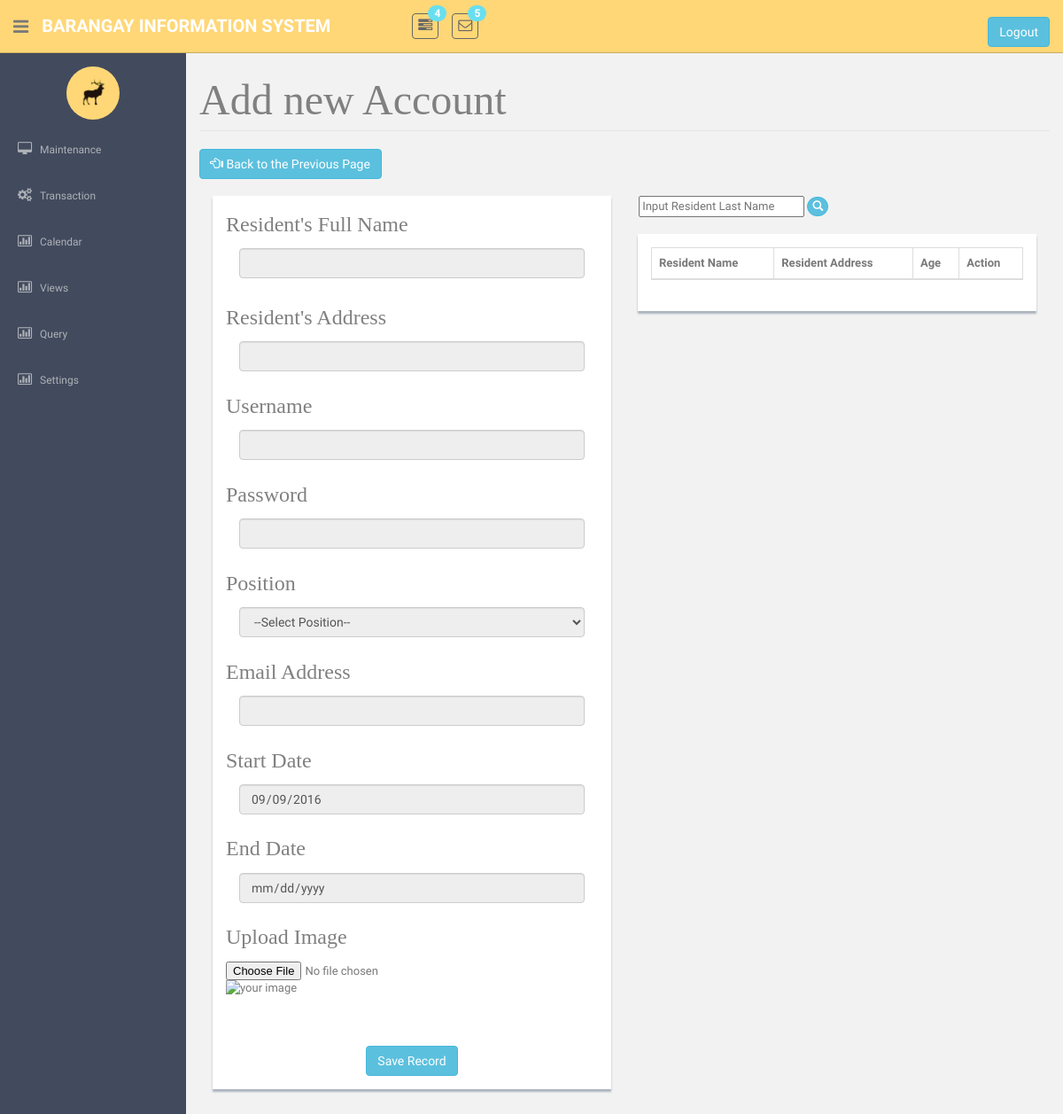
The page /Addaccount.php on the database as committed earlier.
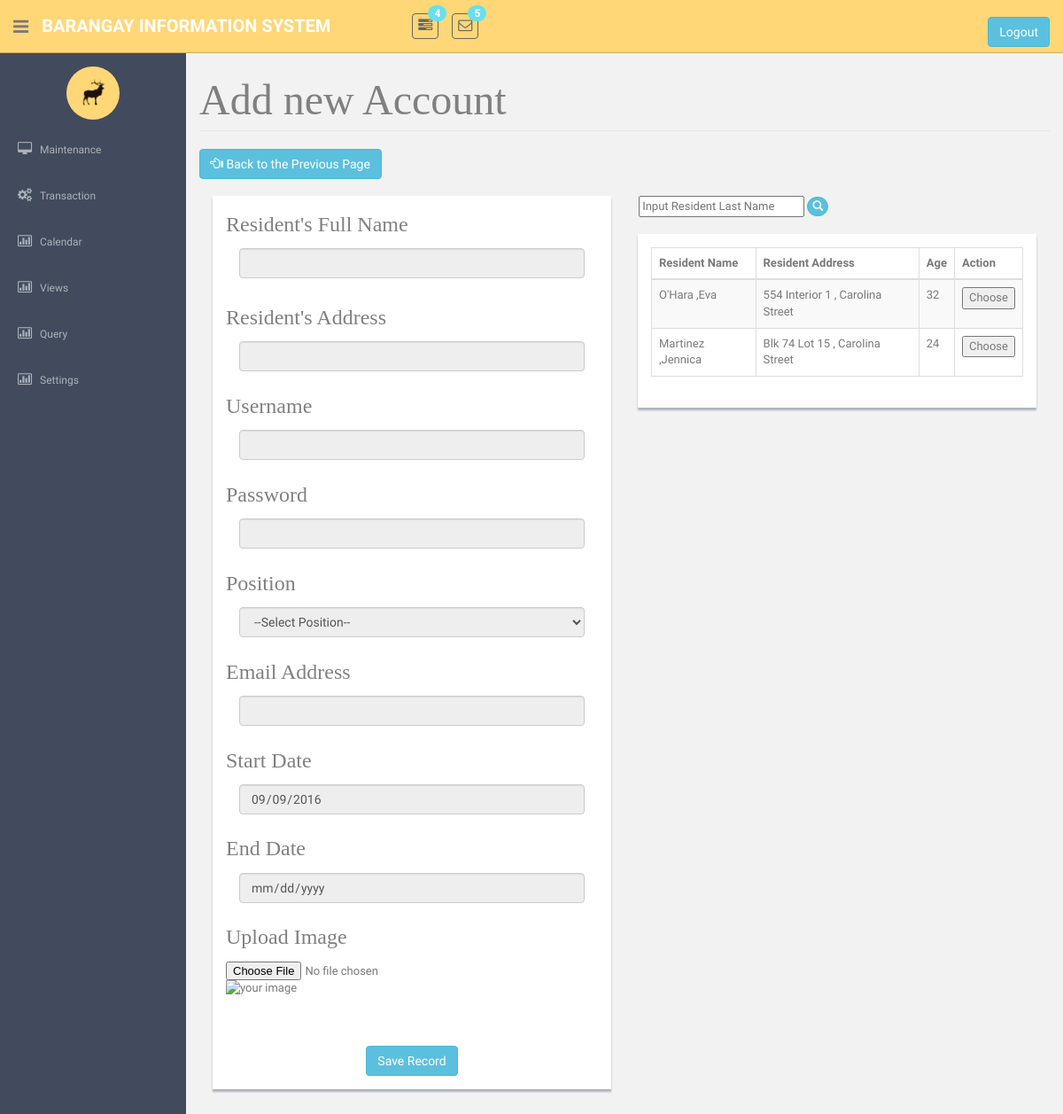
The same page on the database as committed later.
### tables this page shows
CREATE TABLE `tblhousemember` (
  `intMemberNo` int(11) NOT NULL,
  `strFirstName` varchar(100) NOT NULL,
  `strMiddleName` varchar(100) DEFAULT NULL,
  `strLastName` varchar(100) NOT NULL,
  `strNameExtension` varchar(50) DEFAULT NULL,
  `charGender` char(1) NOT NULL,
  `dtBirthdate` date NOT NULL,
  `strContactNo` varchar(11) DEFAULT NULL,
  `strOccupation` varchar(50) DEFAULT NULL,
  `strSSSNo` varchar(9) DEFAULT NULL,
  `strTINNo` varchar(50) DEFAULT NULL,
  `strVotersId` varchar(25) NOT NULL,
  `intForeignHouseholdNo` int(11) NOT NULL,
  `strCivilStatus` varchar(20) NOT NULL,
  `strStatus` varchar(10) NOT NULL,
  `strLifeStatus` varchar(10) NOT NULL,
  `strLiterate` varchar(25) NOT NULL,
  `strEdAttain` varchar(100) NOT NULL,
  `charDisable` char(1) NOT NULL,
  `dtEntered` date NOT NULL,
  `strImage` varchar(100) NOT NULL
);

### Addaccount.php (the view, shortened to what the changed rows need)
<!DOCTYPE html>
<?php require('header.php');?>
  <section id="main-content">
  	<br>
  	<section class="wrapper site-min-height">
  		<button  class="btn btn-info" onclick="window.location.href='AccountMaintenance.php'">  <i class="glyphicon glyphicon-hand-left" aria-hidden="true"></i>&nbsp;Back to the Previous Page</button><br><br>
  						<br>
  						<div class="col-sm-3 col-md-6 col-lg-6" id = 'MemberTable'>
  							<div class = "showback">
  								<table  class="table table-striped table-bordered table-hover" >
  									<thead>
  										<th>Resident Name</th>
  										<th>Resident Address</th>
  										<th>Age</th>
  										<th>Action</th>
  									</thead>
  									<tbody>
  										<?php
  										require('connection.php');
  										$sql = "SELECT intMemberNo,concat(strLastName,' ,',strFirstName) as 'Name', concat(strBuildingNo,' , ',strStreetName) as 'Street',Timestampdiff(YEAR,dtBirthdate,NOW()) as Age FROM `tblhousemember` as a inner join tblhousehold as b on a.intForeignHouseholdNo = b.intHouseholdNo inner join tblstreet as c on b.intForeignStreetId = c.intStreetId WHERE a.intMemberNo NOT IN (SELECT intForeignMemberNo FROM tblaccount) && !(strVotersId = '') && Timestampdiff(YEAR,dtBirthdate,NOW())";
  										$query = mysqli_query($con, $sql);
  										if(mysqli_num_rows($query) > 0){
  										while($row = mysqli_fetch_object($query)){?>
  										<tr>
  											<td><?php echo $row->Name?>				</td>
  											<td><?php echo $row->Street?></td>
  											<td><?php echo $row->Age?></td>
  											<td> <button value = '<?php echo $row->intMemberNo?>' onclick = "Appoint(this.value)">Choose</button></td>
  										</tr>
  										<?php }} ?></tbody>
  									</table></div>
  								</div>
  			</section><! --/wrapper -->
  		</section>
  	</section>
</body>
</html>

Rows that differ between the two databases and show on the page:
added tblhousemember: Name "O'Hara ,Eva", Street "554 Interior 1 , Carolina Street", Age "32", $row->intMemberNo 1 (drawn)
added tblhousemember: Name "Martinez ,Jennica", Street "Blk 74 Lot 15 , Carolina Street", Age "24", $row->intMemberNo 9 (drawn)
